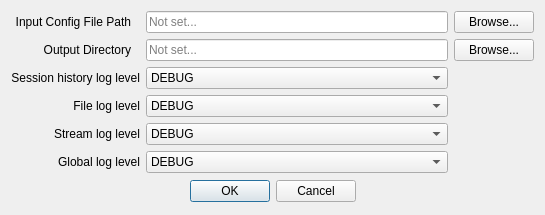
<?xml version="1.0" encoding="UTF-8"?>
<ui version="4.0">
 <class>Preferences</class>
 <widget class="QDialog" name="Preferences">
  <property name="geometry">
   <rect>
    <x>0</x>
    <y>0</y>
    <width>545</width>
    <height>212</height>
   </rect>
  </property>
  <property name="windowTitle">
   <string>Preferences</string>
  </property>
  <layout class="QGridLayout" name="gridLayout">
   <item row="0" column="0">
    <widget class="QLabel" name="label">
     <property name="sizePolicy">
      <sizepolicy hsizetype="Expanding" vsizetype="Expanding">
       <horstretch>0</horstretch>
       <verstretch>0</verstretch>
      </sizepolicy>
     </property>
     <property name="minimumSize">
      <size>
       <width>120</width>
       <height>0</height>
      </size>
     </property>
     <property name="maximumSize">
      <size>
       <width>120</width>
       <height>25</height>
      </size>
     </property>
     <property name="text">
      <string>Input Config File Path</string>
     </property>
     <property name="alignment">
      <set>Qt::AlignRight|Qt::AlignTrailing|Qt::AlignVCenter</set>
     </property>
    </widget>
   </item>
   <item row="0" column="1">
    <widget class="QLineEdit" name="config_path_input">
     <property name="sizePolicy">
      <sizepolicy hsizetype="MinimumExpanding" vsizetype="Fixed">
       <horstretch>0</horstretch>
       <verstretch>0</verstretch>
      </sizepolicy>
     </property>
     <property name="placeholderText">
      <string>Not set...</string>
     </property>
    </widget>
   </item>
   <item row="0" column="2">
    <widget class="QPushButton" name="browse_for_config">
     <property name="text">
      <string>Browse...</string>
     </property>
    </widget>
   </item>
   <item row="1" column="0">
    <widget class="QLabel" name="label_6">
     <property name="sizePolicy">
      <sizepolicy hsizetype="Expanding" vsizetype="Expanding">
       <horstretch>0</horstretch>
       <verstretch>0</verstretch>
      </sizepolicy>
     </property>
     <property name="minimumSize">
      <size>
       <width>120</width>
       <height>0</height>
      </size>
     </property>
     <property name="maximumSize">
      <size>
       <width>120</width>
       <height>25</height>
      </size>
     </property>
     <property name="text">
      <string>Output Directory</string>
     </property>
     <property name="alignment">
      <set>Qt::AlignRight|Qt::AlignTrailing|Qt::AlignVCenter</set>
     </property>
    </widget>
   </item>
   <item row="1" column="1">
    <widget class="QLineEdit" name="output_path_input">
     <property name="sizePolicy">
      <sizepolicy hsizetype="MinimumExpanding" vsizetype="Fixed">
       <horstretch>0</horstretch>
       <verstretch>0</verstretch>
      </sizepolicy>
     </property>
     <property name="minimumSize">
      <size>
       <width>0</width>
       <height>0</height>
      </size>
     </property>
     <property name="placeholderText">
      <string>Not set...</string>
     </property>
    </widget>
   </item>
   <item row="1" column="2">
    <widget class="QPushButton" name="browse_for_output_dir">
     <property name="text">
      <string>Browse...</string>
     </property>
    </widget>
   </item>
   <item row="2" column="0">
    <widget class="QLabel" name="label_2">
     <property name="maximumSize">
      <size>
       <width>16777215</width>
       <height>25</height>
      </size>
     </property>
     <property name="text">
      <string>Session history log level</string>
     </property>
     <property name="alignment">
      <set>Qt::AlignRight|Qt::AlignTrailing|Qt::AlignVCenter</set>
     </property>
    </widget>
   </item>
   <item row="2" column="1">
    <widget class="QComboBox" name="sessionHistoryLogLevelComboBox">
     <property name="currentText">
      <string>DEBUG</string>
     </property>
     <property name="currentIndex">
      <number>0</number>
     </property>
     <item>
      <property name="text">
       <string comment="10">DEBUG</string>
      </property>
     </item>
     <item>
      <property name="text">
       <string comment="20">INFO</string>
      </property>
     </item>
     <item>
      <property name="text">
       <string comment="30">WARNING</string>
      </property>
     </item>
     <item>
      <property name="text">
       <string comment="40">ERROR</string>
      </property>
     </item>
     <item>
      <property name="text">
       <string comment="50">CRITICAL</string>
      </property>
     </item>
    </widget>
   </item>
   <item row="3" column="0">
    <widget class="QLabel" name="label_3">
     <property name="maximumSize">
      <size>
       <width>16777215</width>
       <height>25</height>
      </size>
     </property>
     <property name="text">
      <string>File log level</string>
     </property>
     <property name="alignment">
      <set>Qt::AlignRight|Qt::AlignTrailing|Qt::AlignVCenter</set>
     </property>
    </widget>
   </item>
   <item row="3" column="1">
    <widget class="QComboBox" name="fileLogLevelComboBox">
     <property name="currentText">
      <string>DEBUG</string>
     </property>
     <property name="currentIndex">
      <number>0</number>
     </property>
     <item>
      <property name="text">
       <string comment="10">DEBUG</string>
      </property>
     </item>
     <item>
      <property name="text">
       <string comment="20">INFO</string>
      </property>
     </item>
     <item>
      <property name="text">
       <string comment="30">WARNING</string>
      </property>
     </item>
     <item>
      <property name="text">
       <string comment="40">ERROR</string>
      </property>
     </item>
     <item>
      <property name="text">
       <string comment="50">CRITICAL</string>
      </property>
     </item>
    </widget>
   </item>
   <item row="4" column="0">
    <widget class="QLabel" name="label_4">
     <property name="maximumSize">
      <size>
       <width>16777215</width>
       <height>25</height>
      </size>
     </property>
     <property name="text">
      <string>Stream log level</string>
     </property>
     <property name="alignment">
      <set>Qt::AlignRight|Qt::AlignTrailing|Qt::AlignVCenter</set>
     </property>
    </widget>
   </item>
   <item row="4" column="1">
    <widget class="QComboBox" name="streamLogLevelComboBox">
     <property name="currentText">
      <string>DEBUG</string>
     </property>
     <property name="currentIndex">
      <number>0</number>
     </property>
     <item>
      <property name="text">
       <string comment="10">DEBUG</string>
      </property>
     </item>
     <item>
      <property name="text">
       <string comment="20">INFO</string>
      </property>
     </item>
     <item>
      <property name="text">
       <string comment="30">WARNING</string>
      </property>
     </item>
     <item>
      <property name="text">
       <string comment="40">ERROR</string>
      </property>
     </item>
     <item>
      <property name="text">
       <string comment="50">CRITICAL</string>
      </property>
     </item>
    </widget>
   </item>
   <item row="5" column="0">
    <widget class="QLabel" name="label_5">
     <property name="maximumSize">
      <size>
       <width>16777215</width>
       <height>25</height>
      </size>
     </property>
     <property name="text">
      <string>Global log level</string>
     </property>
     <property name="alignment">
      <set>Qt::AlignRight|Qt::AlignTrailing|Qt::AlignVCenter</set>
     </property>
    </widget>
   </item>
   <item row="5" column="1">
    <widget class="QComboBox" name="globalLogLevelComboBox">
     <property name="currentText">
      <string>DEBUG</string>
     </property>
     <property name="currentIndex">
      <number>0</number>
     </property>
     <item>
      <property name="text">
       <string comment="10">DEBUG</string>
      </property>
     </item>
     <item>
      <property name="text">
       <string comment="20">INFO</string>
      </property>
     </item>
     <item>
      <property name="text">
       <string comment="30">WARNING</string>
      </property>
     </item>
     <item>
      <property name="text">
       <string comment="40">ERROR</string>
      </property>
     </item>
     <item>
      <property name="text">
       <string comment="50">CRITICAL</string>
      </property>
     </item>
    </widget>
   </item>
   <item row="6" column="0" colspan="3">
    <widget class="QDialogButtonBox" name="buttonBox">
     <property name="minimumSize">
      <size>
       <width>0</width>
       <height>25</height>
      </size>
     </property>
     <property name="orientation">
      <enum>Qt::Horizontal</enum>
     </property>
     <property name="standardButtons">
      <set>QDialogButtonBox::Cancel|QDialogButtonBox::Ok</set>
     </property>
     <property name="centerButtons">
      <bool>true</bool>
     </property>
    </widget>
   </item>
  </layout>
 </widget>
 <resources/>
 <connections>
  <connection>
   <sender>buttonBox</sender>
   <signal>accepted()</signal>
   <receiver>Preferences</receiver>
   <slot>accept()</slot>
   <hints>
    <hint type="sourcelabel">
     <x>248</x>
     <y>254</y>
    </hint>
    <hint type="destinationlabel">
     <x>157</x>
     <y>274</y>
    </hint>
   </hints>
  </connection>
  <connection>
   <sender>buttonBox</sender>
   <signal>rejected()</signal>
   <receiver>Preferences</receiver>
   <slot>reject()</slot>
   <hints>
    <hint type="sourcelabel">
     <x>316</x>
     <y>260</y>
    </hint>
    <hint type="destinationlabel">
     <x>286</x>
     <y>274</y>
    </hint>
   </hints>
  </connection>
 </connections>
</ui>
